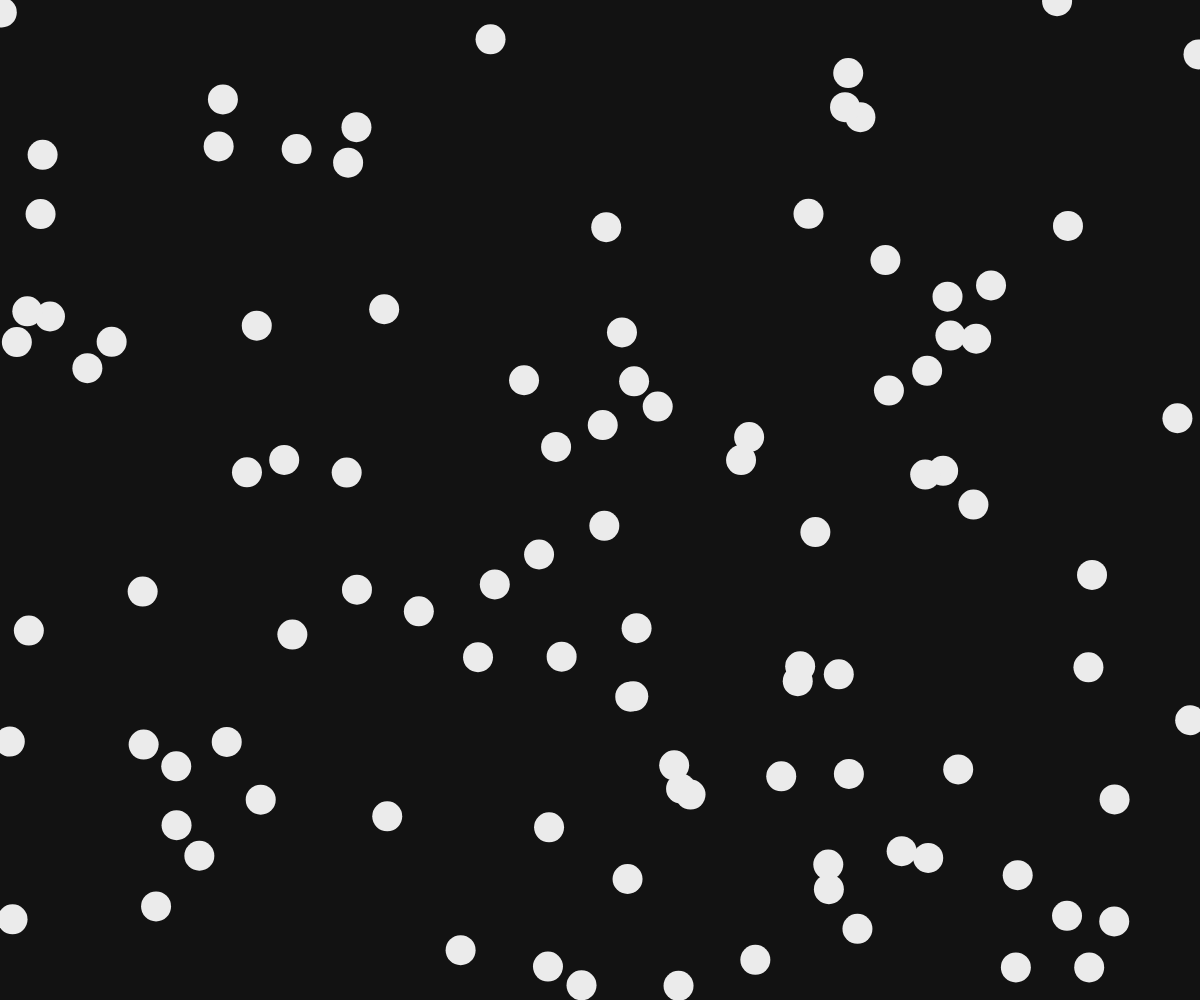
Frame 1 (no input)
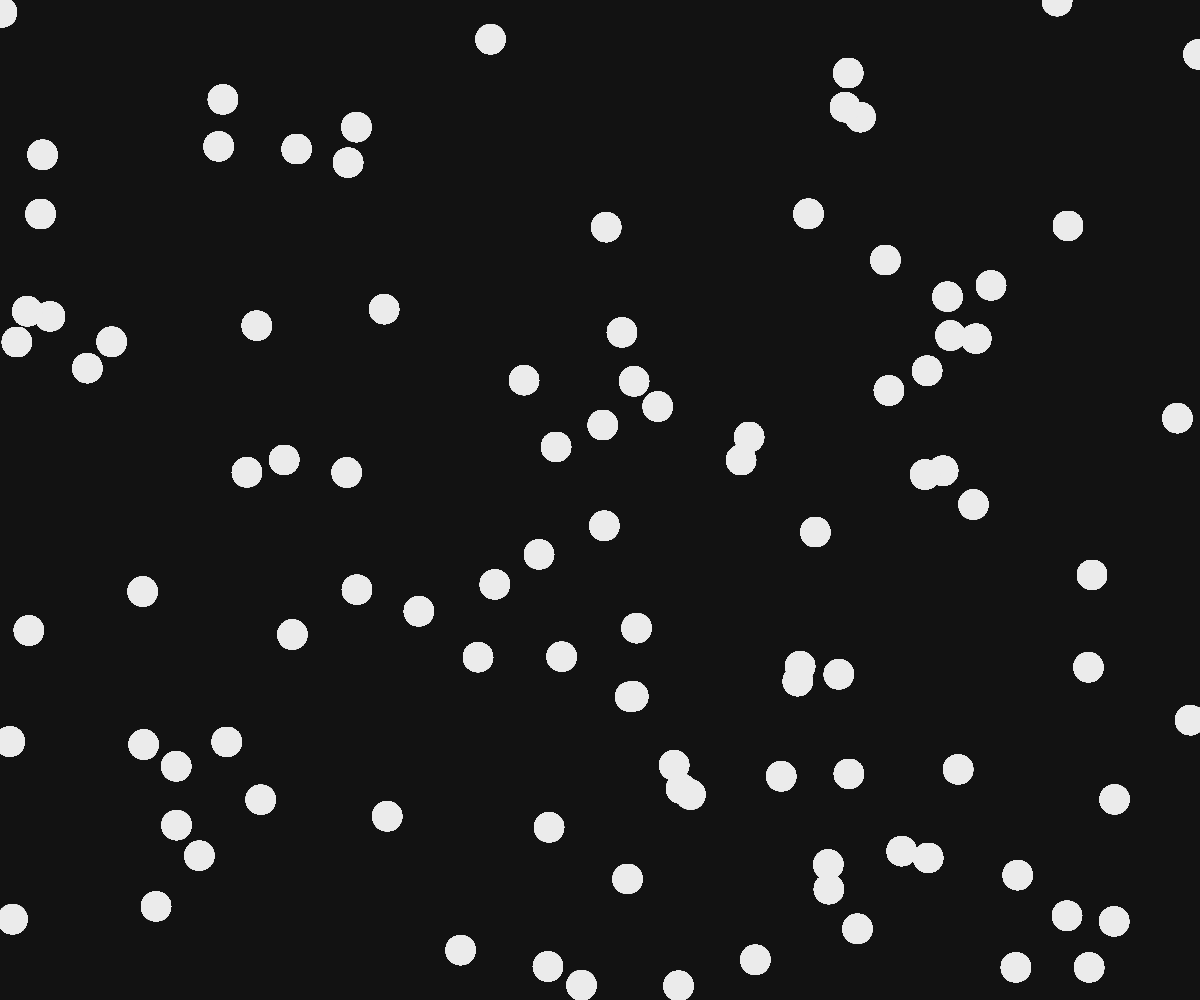
Frame 60 (no input)
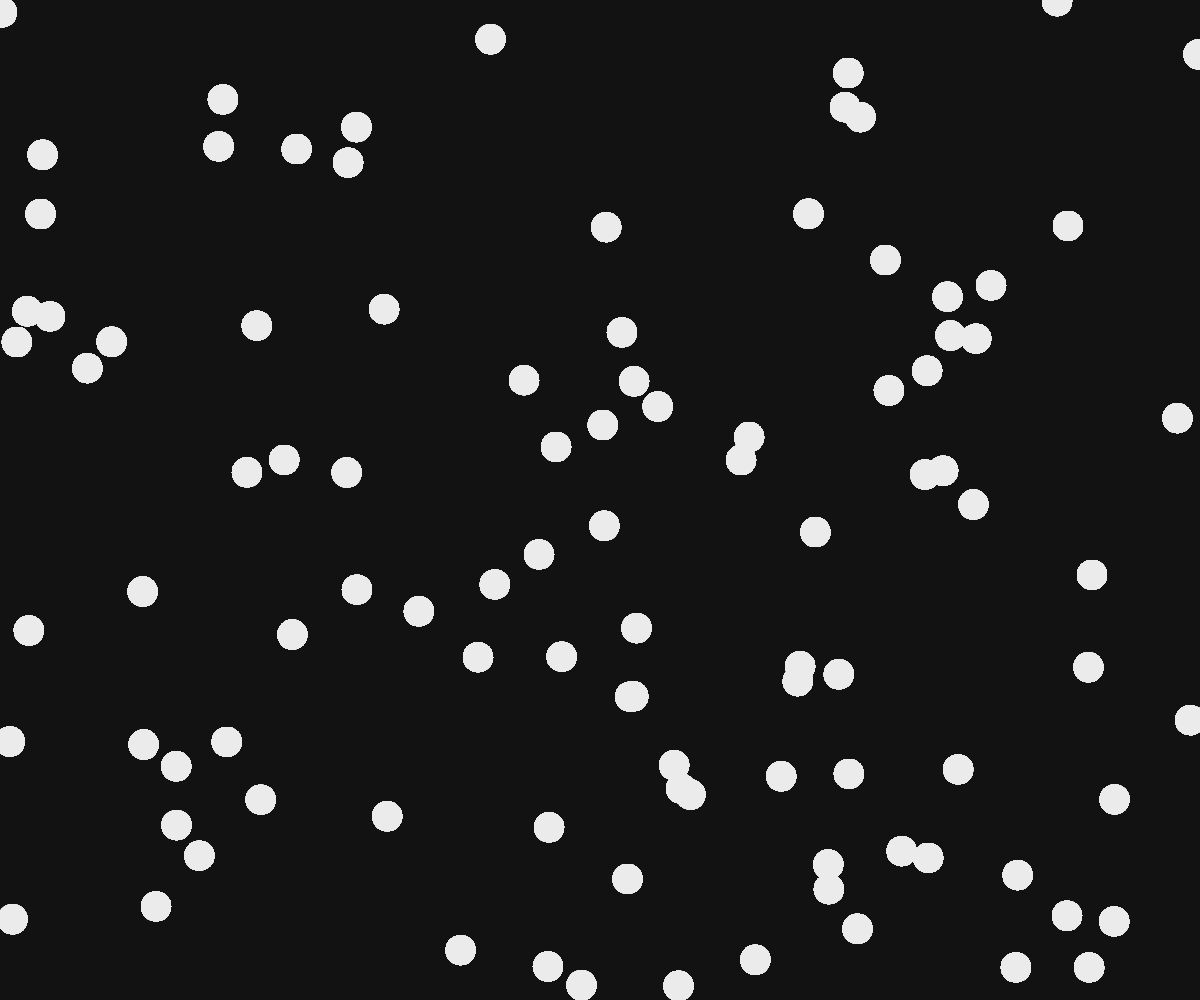
Frame 120 (the mouse pressed at the canvas centre since frame 60)

The p5.js sketch that drew these frames (run headless with seeded random() and noise() and a simulated clock; from frame 60 on, the mouse is pressed at the canvas centre):

// p5.js sketch
// ── sketch.js
function setup() {
  createCanvas(windowWidth, windowHeight);
  background('#121212');
}

function draw() {
  fill('#EBEBEB');
  noStroke();
  let dim = 30;
  let maxCircles = 100;
  randomSeed(2);
  for(let i=1;i<=maxCircles;i++)
  {
    ellipse(random(width), random(height), dim);
  }
}
